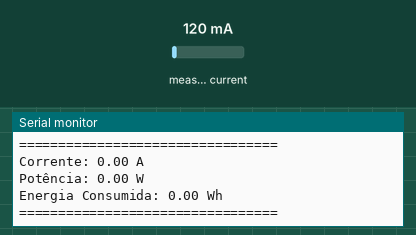
Bench run of a sketch on a simulated Arduino Uno, built with avr-gcc and run on an emulated ATmega328P. On the bench: the last lines printed to the serial monitor. The inputs (shaded band) are chosen by the test bench; at power-on: measured current 120 mA.

Above: at 2.2 s.
2.3 s: measured current set to 1000 mA
At 3.7 s:
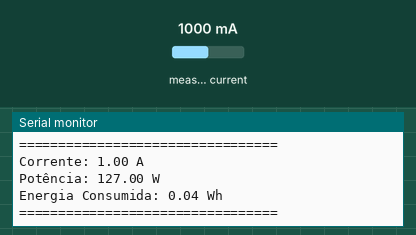
4.0 s: measured current set to 1500 mA
At 4.5 s:
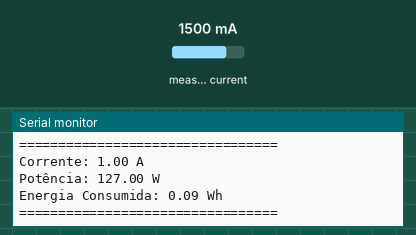
5.7 s: measured current set to 40 mA
At 7.5 s:
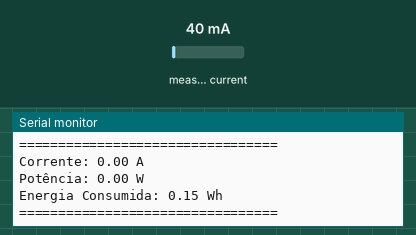
Timing chart, 0 to 9.0 s (numbered marks = the images above; inputs shaded):
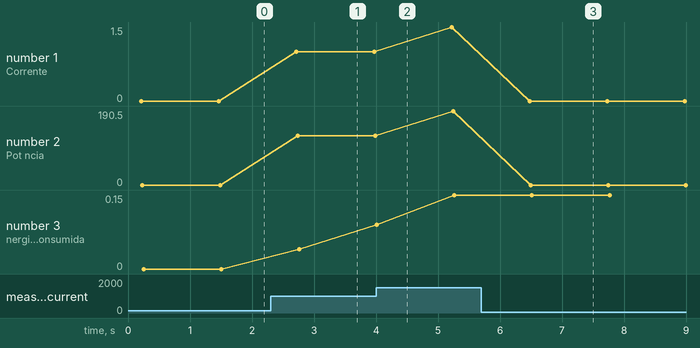

The sketch:

prototipo_do_sensor_de_corrente.ino
```cpp
#include "EmonLib.h"

EnergyMonitor emon1;

const float tensao = 127.0;  // Tensão da rede elétrica (em Volts)
const float correnteMinima = 1;  // Corrente mínima para considerar consumo (em Amperes)
float energiaConsumida = 0.0;  // Energia consumida (em Wh)
unsigned long ultimoTempo = 0;  // Variável para armazenar o último tempo em milissegundos

void setup() {
  Serial.begin(9600);  // Inicialize a comunicação serial
  emon1.current(A0, 60.6);  // Corrente: pino de entrada A0, calibração para SCT-013-000
  ultimoTempo = millis();  // Inicialize o tempo
}

void loop() {
  double Irms = emon1.calcIrms(1480);  // Calcule a corrente (Irms)

  if (Irms < correnteMinima) {
    Irms = 0.0;  // Ignore leituras de corrente muito baixas
  }

  double potencia = Irms * tensao;  // Calcule a potência (em Watts)

  // Calcule o tempo decorrido desde a última leitura (em horas)
  unsigned long tempoAtual = millis();
  float tempoDecorrido = (tempoAtual - ultimoTempo) / 3600000.0;  // Tempo em horas
  ultimoTempo = tempoAtual;  // Atualize o último tempo

  // Calcule a energia consumida durante o intervalo de tempo
  energiaConsumida += potencia * tempoDecorrido;  // Energia em Wh

  // Exiba os valores no monitor serial
  Serial.println("=================================");
  Serial.print("Corrente: ");
  Serial.print(Irms);
  Serial.println(" A");

  Serial.print("Potência: ");
  Serial.print(potencia);
  Serial.println(" W");

  Serial.print("Energia Consumida: ");
  Serial.print(energiaConsumida);
  Serial.println(" Wh");
  Serial.println("=================================");

  delay(1000);  // Aguarde 1 segundo antes da próxima leitura
}
```

Measured:
- after the input at 2.3 s, the serial monitor: prints a new line after 0.42 s (image 1)
- after the input at 5.7 s, the serial monitor: prints a new line after 0.78 s (image 3)
- plotted number 1: 0 → 1 after the input at 2.3 s, 1 → 1.5 after the input at 4.0 s, 1.5 → 0 after the input at 5.7 s
- plotted number 2: 0 → 127 after the input at 2.3 s, 127 → 190.5 after the input at 4.0 s, 190.5 → 0 after the input at 5.7 s
- plotted number 3: 0 → 0.04 after the input at 2.3 s, 0.04 → 0.15 after the input at 4.0 s
